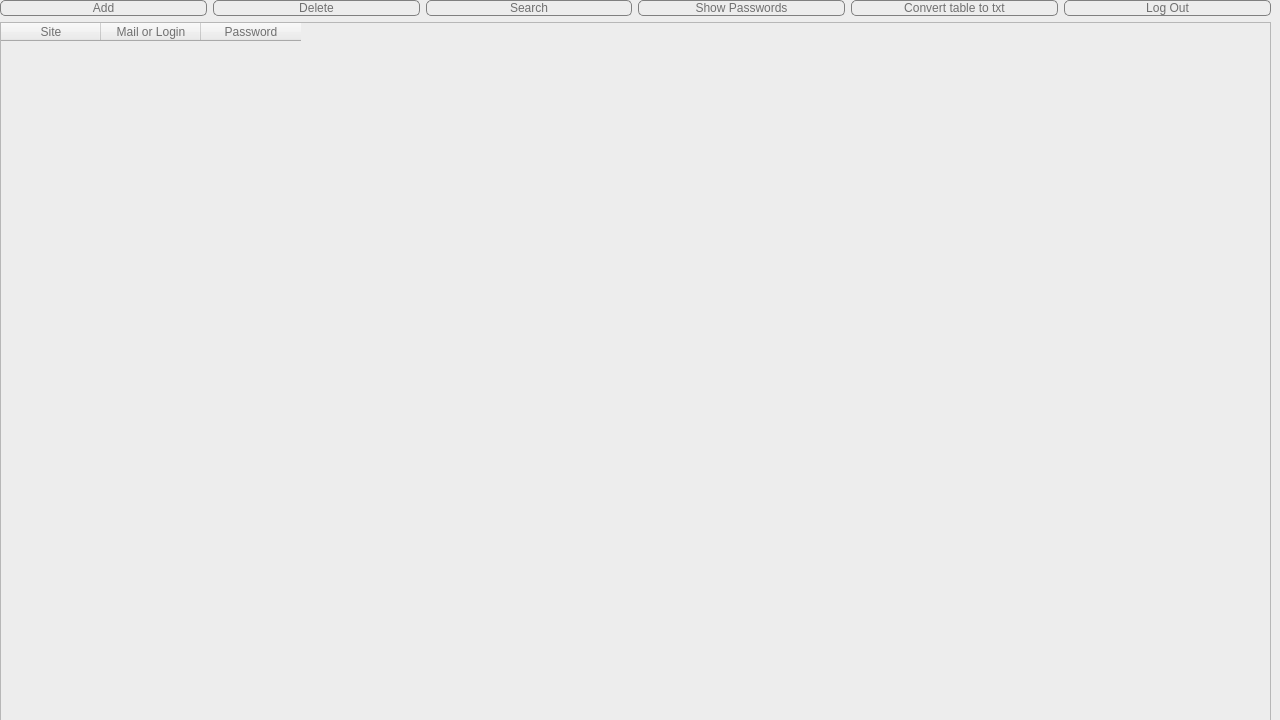
<?xml version="1.0" encoding="UTF-8"?>
<ui version="4.0">
 <class>Form</class>
 <widget class="QWidget" name="Form">
  <property name="geometry">
   <rect>
    <x>0</x>
    <y>0</y>
    <width>1280</width>
    <height>720</height>
   </rect>
  </property>
  <property name="sizePolicy">
   <sizepolicy hsizetype="Fixed" vsizetype="Fixed">
    <horstretch>0</horstretch>
    <verstretch>0</verstretch>
   </sizepolicy>
  </property>
  <property name="minimumSize">
   <size>
    <width>1280</width>
    <height>720</height>
   </size>
  </property>
  <property name="maximumSize">
   <size>
    <width>1280</width>
    <height>720</height>
   </size>
  </property>
  <property name="windowTitle">
   <string>Form</string>
  </property>
  <property name="styleSheet">
   <string notr="true">background-color: rgb(237, 237, 237);</string>
  </property>
  <widget class="QWidget" name="gridLayoutWidget">
   <property name="geometry">
    <rect>
     <x>0</x>
     <y>0</y>
     <width>1271</width>
     <height>721</height>
    </rect>
   </property>
   <layout class="QGridLayout" name="gridLayout">
    <item row="1" column="0">
     <widget class="QTableWidget" name="tableWidget">
      <property name="styleSheet">
       <string notr="true">background-color: rgb(237, 237, 237);
font: 10pt &quot;Segoe UI&quot;;
color: #707070</string>
      </property>
      <column>
       <property name="text">
        <string>Site</string>
       </property>
      </column>
      <column>
       <property name="text">
        <string>Mail or Login</string>
       </property>
      </column>
      <column>
       <property name="text">
        <string>Password</string>
       </property>
      </column>
     </widget>
    </item>
    <item row="0" column="0">
     <layout class="QHBoxLayout" name="horizontalLayout">
      <item>
       <widget class="QPushButton" name="addButton">
        <property name="styleSheet">
         <string notr="true">background-color: #ededed; border: 1px solid grey;
     border-radius: 5px;
font: 8pt &quot;Segoe UI&quot;;
color: #707070</string>
        </property>
        <property name="text">
         <string>Add</string>
        </property>
       </widget>
      </item>
      <item>
       <widget class="QPushButton" name="deleteButton">
        <property name="styleSheet">
         <string notr="true">background-color: #ededed; border: 1px solid grey;
     border-radius: 5px;
font: 8pt &quot;Segoe UI&quot;;
color: #707070</string>
        </property>
        <property name="text">
         <string>Delete</string>
        </property>
       </widget>
      </item>
      <item>
       <widget class="QPushButton" name="searchButton">
        <property name="styleSheet">
         <string notr="true">background-color: #ededed; border: 1px solid grey;
     border-radius: 5px;
font: 8pt &quot;Segoe UI&quot;;
color: #707070</string>
        </property>
        <property name="text">
         <string>Search</string>
        </property>
       </widget>
      </item>
      <item>
       <widget class="QPushButton" name="showButton">
        <property name="styleSheet">
         <string notr="true">background-color: #ededed; border: 1px solid grey;
     border-radius: 5px;
font: 8pt &quot;Segoe UI&quot;;
color: #707070</string>
        </property>
        <property name="text">
         <string>Show Passwords</string>
        </property>
       </widget>
      </item>
      <item>
       <widget class="QPushButton" name="txtButton">
        <property name="styleSheet">
         <string notr="true">background-color: #ededed; border: 1px solid grey;
     border-radius: 5px;
font: 8pt &quot;Segoe UI&quot;;
color: #707070</string>
        </property>
        <property name="text">
         <string>Convert table to txt</string>
        </property>
       </widget>
      </item>
      <item>
       <widget class="QPushButton" name="logButton">
        <property name="styleSheet">
         <string notr="true">background-color: #ededed; border: 1px solid grey;
     border-radius: 5px;
font: 8pt &quot;Segoe UI&quot;;
color: #707070</string>
        </property>
        <property name="text">
         <string>Log Out</string>
        </property>
       </widget>
      </item>
     </layout>
    </item>
   </layout>
  </widget>
 </widget>
 <resources/>
 <connections/>
</ui>
